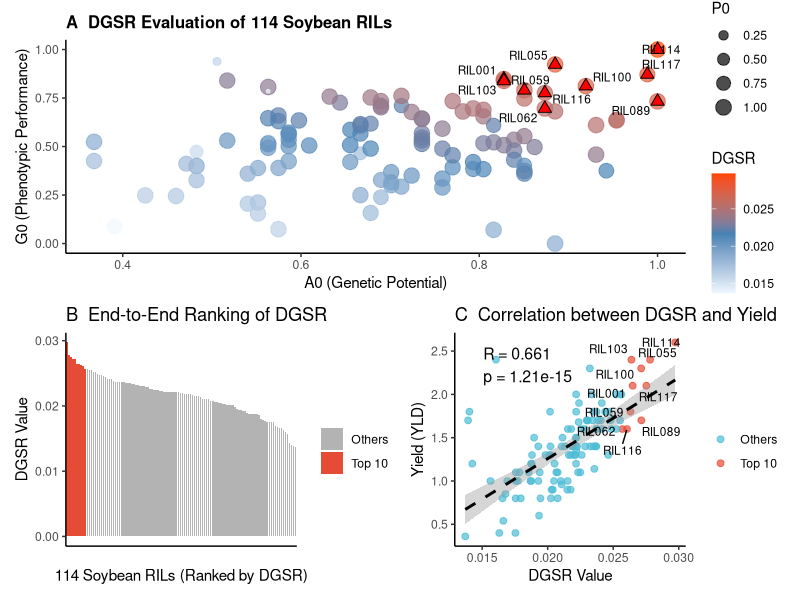
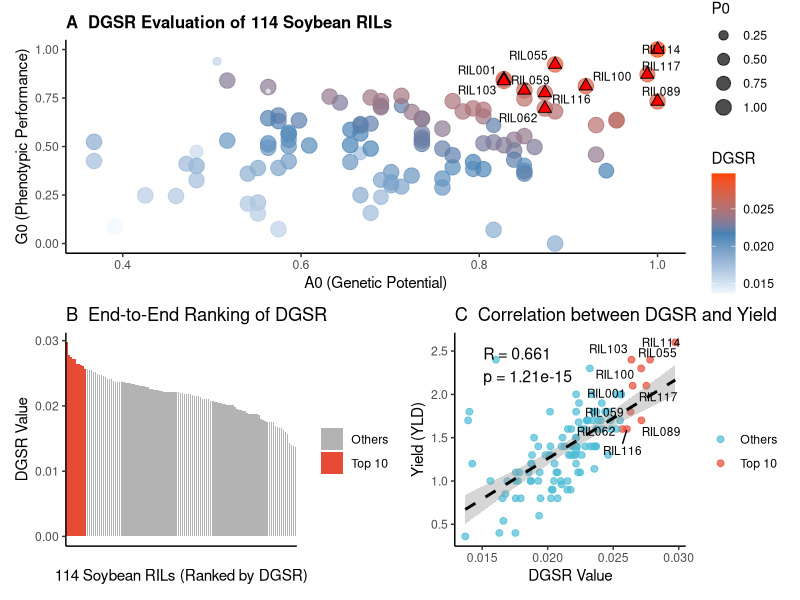

Write the R code that produced these figures, in order.
# =====================================================================
# Script 2: Figure 4 Visualization
# Description: Generates the 3-panel composite plot (A, B, C).
# Input: Soybean_DGSR_EndToEnd.csv
# Output: Figure_4_Final.pdf/png
# =====================================================================

# 1. Load Packages
library(ggplot2)
library(ggrepel)
library(patchwork)
library(dplyr)
library(scales)

# 2. Load Data
df <- read.csv("Soybean_DGSR_EndToEnd.csv")
df_clean <- df %>% filter(!is.na(DGSR)) 
top10 <- df_clean %>% arrange(desc(DGSR)) %>% slice(1:10)
df_clean$Is_Top10 <- ifelse(df_clean$Line_ID %in% top10$Line_ID, "Top 10", "Others")

# 3. Panel A: Bubble Plot (A0 vs G0)
pA <- ggplot(df_clean, aes(x = A0, y = G0_proxy)) +
  geom_point(aes(size = P0, color = DGSR), alpha = 0.7) +
  geom_point(data = top10, shape = 24, size = 3, fill = "red", color = "black") +
  geom_text_repel(data = top10, aes(label = Line_ID), size = 3, max.overlaps = 20) +
  scale_color_gradientn(colors = c("#F0F8FF", "#4682B4", "#FF4500"), name = "DGSR") +
  scale_size_continuous(range = c(1, 5), name = "P0") +
  theme_classic() +
  labs(x = "A0 (Genetic Potential)", y = "G0 (Phenotypic Performance)", 
       title = "A  DGSR Evaluation of 114 Soybean RILs") +
  theme(plot.title = element_text(face = "bold", size = 12))

# 4. Panel B: Waterfall Plot (DGSR Ranking)
pB <- ggplot(df_clean, aes(x = reorder(Line_ID, -DGSR), y = DGSR, fill = Is_Top10)) +
  geom_bar(stat = "identity", width = 0.8) +
  scale_fill_manual(values = c("Others" = "grey70", "Top 10" = "#E64B35"), name = "") +
  theme_classic() +
  theme(axis.text.x = element_blank(), axis.ticks.x = element_blank()) +
  labs(x = "114 Soybean RILs (Ranked by DGSR)", y = "DGSR Value", 
       title = "B  End-to-End Ranking of DGSR")

# 5. Panel C: Correlation Plot (DGSR vs Yield)
cor_res <- cor.test(df_clean$DGSR, df_clean$YLD, method = "pearson")
r_val <- round(cor_res$estimate, 3)
p_val <- format.pval(cor_res$p.value, digits = 3)

pC <- ggplot(df_clean, aes(x = DGSR, y = YLD)) +
  geom_point(aes(color = Is_Top10), size = 2, alpha = 0.7) +
  geom_smooth(method = "lm", color = "black", se = TRUE, linetype = "dashed") +
  geom_text_repel(data = top10, aes(label = Line_ID), size = 3, max.overlaps = 20) +
  scale_color_manual(values = c("Others" = "#4DBBD5", "Top 10" = "#E64B35"), name = "") +
  theme_classic() +
  annotate("text", x = min(df_clean$DGSR)*1.1, y = max(df_clean$YLD)*0.9, 
           label = paste0("R = ", r_val, "\np = ", p_val), hjust = 0, size = 4) +
  labs(x = "DGSR Value", y = "Yield (YLD)", 
       title = "C  Correlation between DGSR and Yield")

# 6. Combine and Save
final_plot <- pA / (pB | pC) + plot_layout(heights = c(1, 1))
ggsave("Figure_4_Final.pdf", final_plot, width = 12, height = 8, dpi = 300)
ggsave("Figure_4_Final.png", final_plot, width = 12, height = 8, dpi = 300)
print("Figure 4 generated successfully!")
